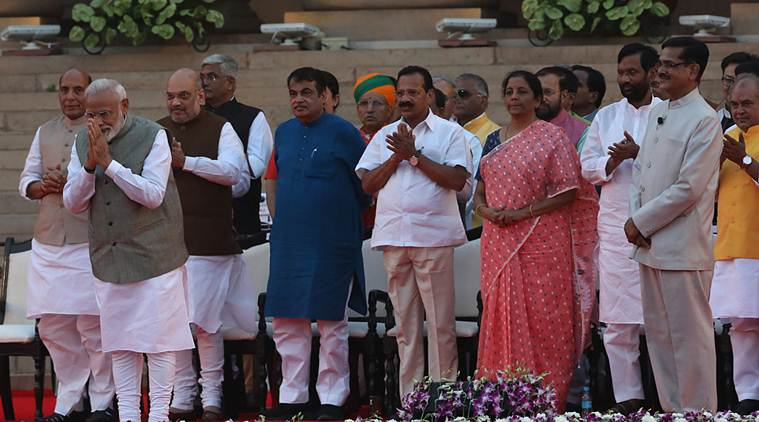
#> input picture modi-cabinet.jpg, 759 x 422 px
$ python face_detector.py
#> lines starting #> are read from the running program, lines starting #| are printed output that depends on the picture; after the words box and inside, x2 and y2 are one past the last pixel; in counts of white or black regions, pixels touching at a corner belong together
# https://realpython.com/traditional-face-detection-python/

import cv2
import os
#os.chdir('Desktop/')
# Read image from your local file system
original_image = cv2.imread('modi-cabinet.jpg')
#> original_image is the input picture: shape (422, 759, 3); mean B, G, R 90, 84.9, 100.2
#original_image = cv.imread('/Desktop/0.jpg')
# Convert color image to grayscale for Viola-Jones
grayscale_image = cv2.cvtColor(original_image, cv2.COLOR_BGR2GRAY)
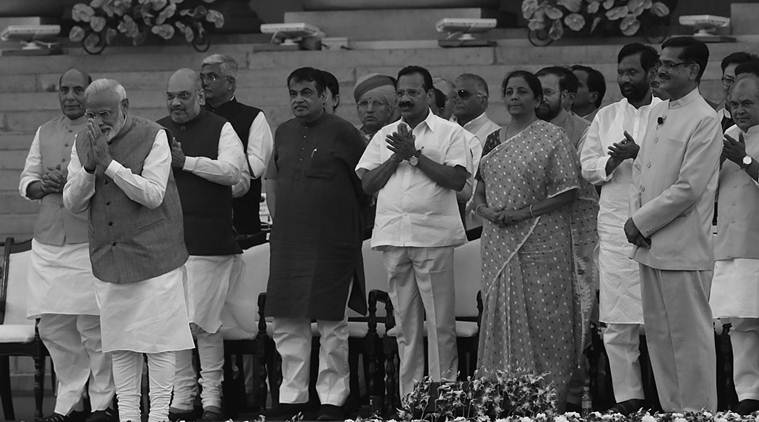
#> grayscale_image: shape (422, 759); min 0, max 255, mean 90

# Load the classifier and create a cascade object for face detection
#face_cascade = cv.CascadeClassifier('haarcascade_frontalface_alt.xml')
face_cascade = cv2.CascadeClassifier('haarcascade_frontalface_alt1.xml')

detected_faces = face_cascade.detectMultiScale(grayscale_image)
#> detected_faces = [[495, 75, 41, 41], [278, 76, 44, 44], [157, 81, 40, 40], [386, 75, 43, 43], [350, 88, 40, 40], [51, 74, 41, 41]]

for (column, row, width, height) in detected_faces:
    cv2.rectangle(
        original_image,
        (column, row),
        (column + width, row + height),
        (0, 255, 0),
        2
    )
#> this loop made 6 passes
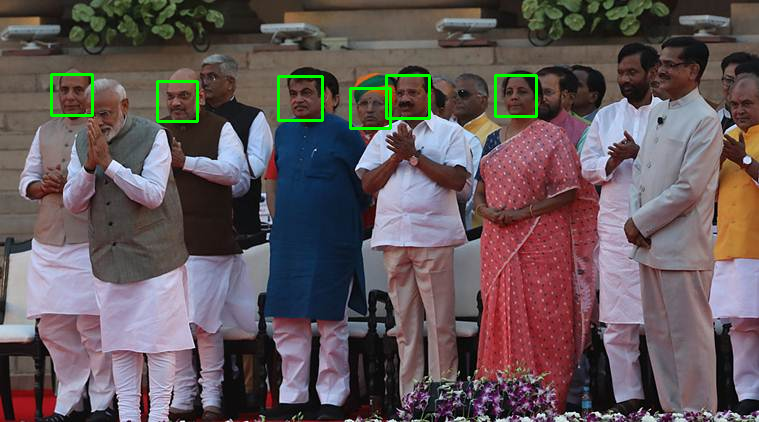
#> original_image: shape (422, 759, 3); 0.92% of pixels changed, all inside (x1, y1, x2, y2) = (50, 73, 538, 130)

cv2.imshow('Image', original_image)
cv2.waitKey(0)
cv2.destroyAllWindows()
